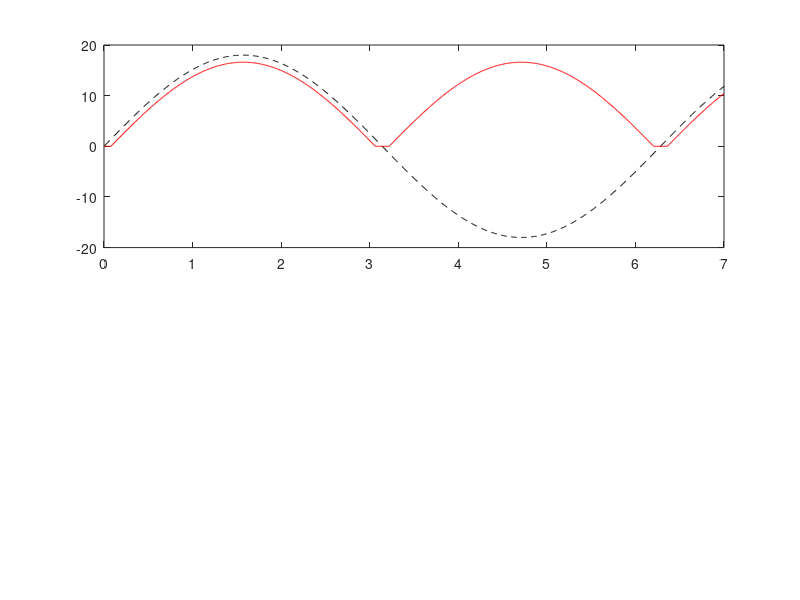
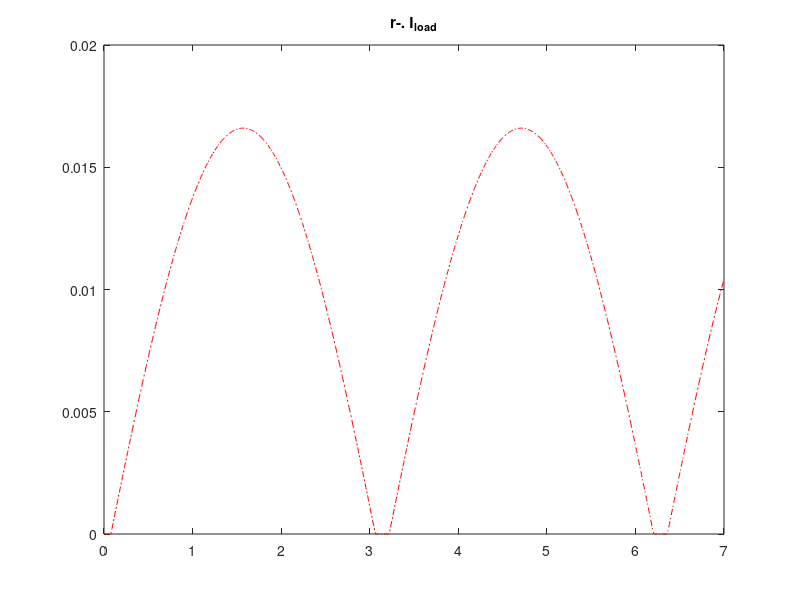
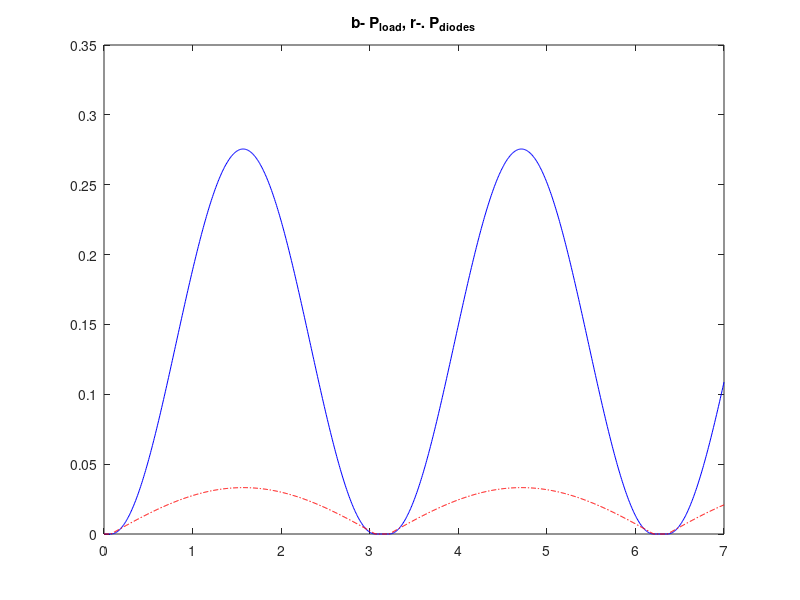
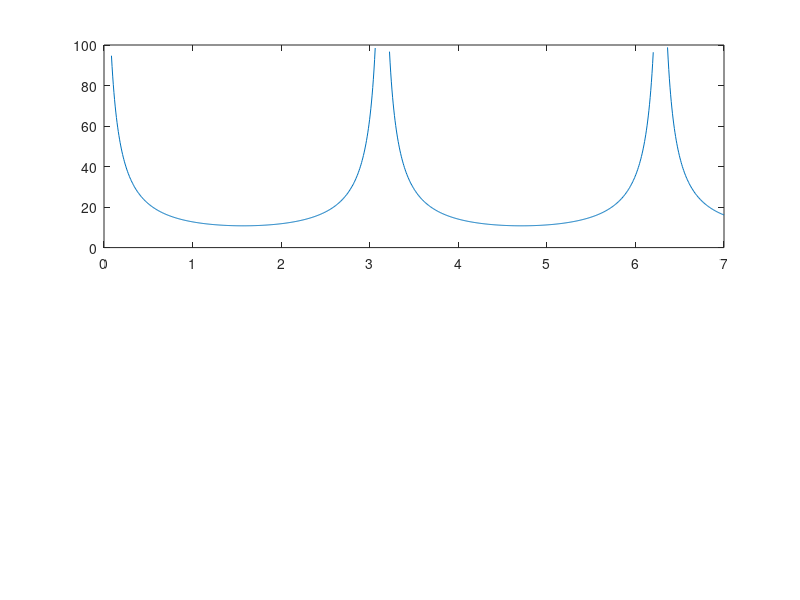

Reproduce these figures in MATLAB, in order. (Note: this script raises an error after producing the figures.)
% script RR_Ex10_13_full_wave_rectifier
%% Renaissance Repository, https://github.com/tbewley/RR/tree/main/RR_chap09
%% Copyright 2024 by Thomas Bewley, published under BSD 3-Clause License.

clear, close all, R=1000; Tmax=7; N=1000; omega=Tmax/N; A=18; Vd=0.7;
for i=1:N
  omega_t(i)=(i-1)/(N-1)*Tmax;
  Vi(i)=A*sin(omega_t(i));
  if abs(Vi(i))<2*Vd; Vo(i)=0;
  else Vo(i)=abs(Vi(i))-2*Vd; end
  I_load(i)=Vo(i)/R;
  P_load(i)=Vo(i)*I_load(i);
  P_diodes(i)=2*I_load(i);
  epsilon(i)=P_diodes(i)/(P_load(i)+P_diodes(i));
end
figure(1), subplot(2,1,1); plot(omega_t,Vi,'k--'),  hold on
           plot(omega_t,Vo,'r-')
figure(2), plot(omega_t,I_load,'r-.'), title('r-. I_{load}'),
figure(3), plot(omega_t,P_load,'b-'), hold on 
           plot(omega_t,P_diodes,'r-.'), title('b- P_{load}, r-. P_{diodes}')
figure(4); subplot(2,1,1); plot(omega_t,100*epsilon)

average_value_of_Vo=sum(Vo)/N
average_value_of_epsilon=sum(epsilon,'omitnan')/N
